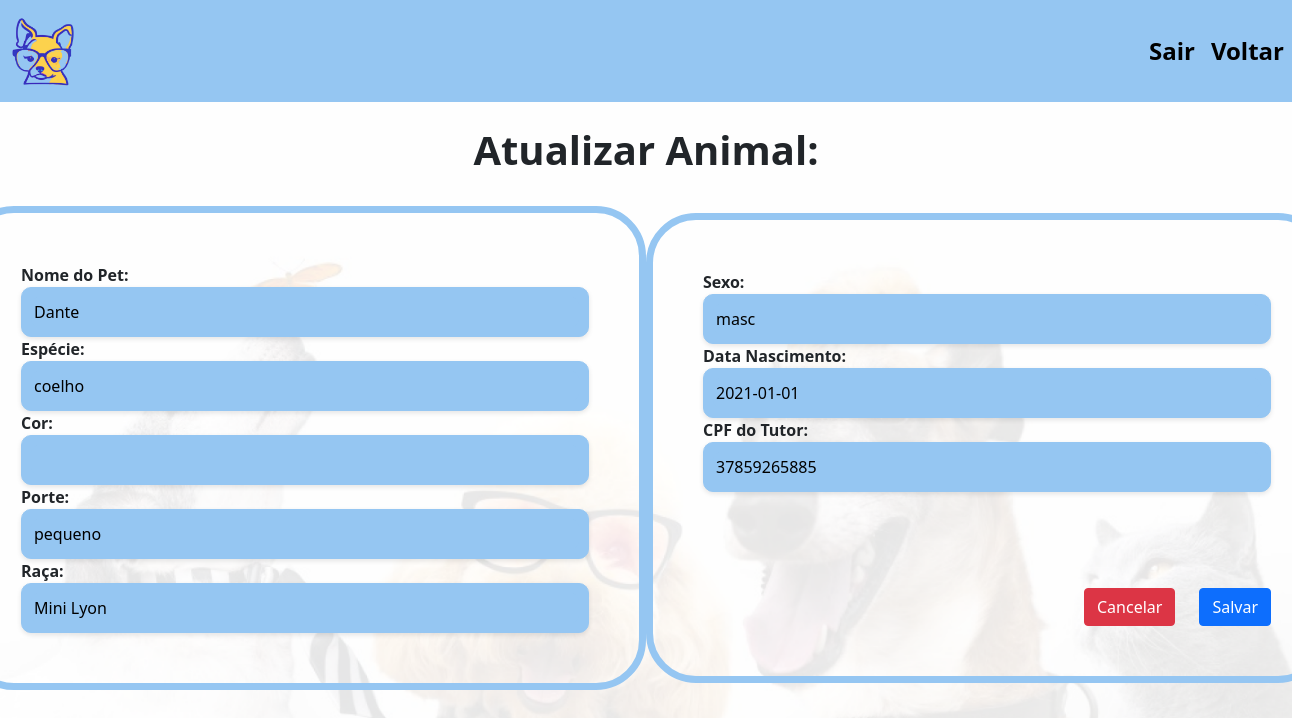
Screenshot of /updateAnimal/1/ with the database file from the repository.
### Aplicativo/models.py (models this page shows, shortened)
class cadastroAnimalModel(models.Model):
    nomepet = models.CharField(max_length=200)
    especie = models.CharField(max_length=200)
    porte = models.CharField(max_length=200)
    raca = models.CharField(max_length=200)
    cor = models.CharField(max_length=200)
    sexo = models.CharField(max_length=200)
    datanascimento = models.DateField(max_length=200)
    cpftutor = models.CharField(max_length=200)

### Aplicativo/views.py (the view)
# urls.py: path('updateAnimal/<int:id>/', views.updateAnimal, name='updateAnimal'),
def updateAnimal(request, id):
    animal = get_object_or_404(cadastroAnimalModel, pk=id)
    if request.method == 'POST':
        form = cadastroAnimalForm(request.POST, instance=animal)
        if form.is_valid():
            form.save()
            return redirect('atualizacaoAnimal')
    else:
        form = cadastroAnimalForm(instance=animal)
    return render(request, 'updateAnimal.html', {'form': form, 'animal': animal})

### Aplicativo/forms.py
class cadastroAnimalForm(forms.ModelForm):
    class Meta:
        model = cadastroAnimalModel
        fields = ['nomepet','especie','porte','raca','cor','sexo','datanascimento','cpftutor']

### Aplicativo/templates/updateAnimal.html (shortened to what this page needs)
<!DOCTYPE html>
<html lang="pt-br">
<head>
    {% load static %}
    <link rel="stylesheet" type="text/css" href="{% static 'css/index.css' %}">
    <link rel="stylesheet" type="text/css" href="{% static 'css/cadastro.css' %}">
    <link href="https://cdn.jsdelivr.net/npm/bootstrap@5.0.2/dist/css/bootstrap.min.css" rel="stylesheet"
>
</head>
<body>
    {% include 'nav.html' %}
    <br>
    <h1 class="text-center"><b>Atualizar Animal:</b></h1><br>
    <form action="{% url 'updateAnimal' animal.id %}" method="POST">
        <div class="container-wrapper">
            <div class="form-container">
                <div class="form-group">
                    <label for="nomepet"><b>Nome do Pet:</b></label><br>
                    <div class="campo-formulario">
                        {{ form.nomepet }}
                    </div>
                    <label for="especie"><b>Espécie:</b></label><br>
                    <div class="campo-formulario">
                        {{ form.especie }}
                    </div>
                    <label for="cor"><b>Cor:</b></label><br>
                    <div class="campo-formulario">
                        {{ form.cor }}
                    </div>
                    <label for="porte"><b>Porte:</b></label><br>
                    <div class="campo-formulario">
                        {{ form.porte }}
                    </div>
                    <label for="raca"><b>Raça:</b></label><br>
                    <div class="campo-formulario">
                        {{ form.raca }}
                    </div>
                </div>
            </div>
            <div class="form-container">
                <div class="form-group">
                    <label for="sexo"><b>Sexo:</b></label><br>
                    <div class="campo-formulario">
                        {{ form.sexo }}
                    </div>
                    <label for="datanascimento"><b>Data Nascimento:</b></label><br>
                    <div class="campo-formulario">
                        {{ form.datanascimento }}
                    </div>
                    <label for="cpftutor"><b>CPF do Tutor:</b></label><br>
                    <div class="campo-formulario">
                        {{ form.cpftutor }}
                    </div><br>
                </div>
                <br><br><br>
                <div class="row justify-content-end">
                    <div class="col-auto">
                        <a href="{% url 'home' %}" class="btn btn-danger">Cancelar</a>
                    </div>
                    <div class="form-group col-auto">
                        <button type="submit" class="btn btn-primary">Salvar</button>
                    </div>
                </div>
            </div>
        </div>
    </form>
</body>
</html>

### Aplicativo/static/css/cadastro.css (style rules this page uses)
body { background-image: url('../Aplicativo/media/fundo_opaco.png'); background-size: cover; background-repeat: no-repeat; background-attachment: fixed; }
.container-wrapper { display: flex; justify-content: center; align-items: center; }
.form-container { border: 7px solid #95C6F2; border-radius: 50px; padding: 50px; }

### Aplicativo/static/css/carrossel.css (style rules this page uses)
body { margin: 0; padding: 0; background-color: #969696; }

### Aplicativo/templates/updateAnimal.html (style rules this page uses)
.campo-formulario { background-color: #95C6F2; border-radius: 10px; border: 1px solid #95C6F2; padding: 8px; box-shadow: 0 2px 5px rgba(0, 0, 0, 0.1); }
.campo-formulario input[type="text"], .campo-formulario input[type="email"], .campo-formulario select { font-size: 16px; color: black; background-color: #95C6F2; border: 1px solid #95C6F2; padding: 3px; border-radius: 10px; width: 550px; box-sizing: border-box; }

### rows the page displays
cadastroAnimalModel: nomepet "Dante", especie "coelho", porte "pequeno", raca "Mini Lyon", sexo "masc", datanascimento "2021-01-01", cpftutor "37859265885"
